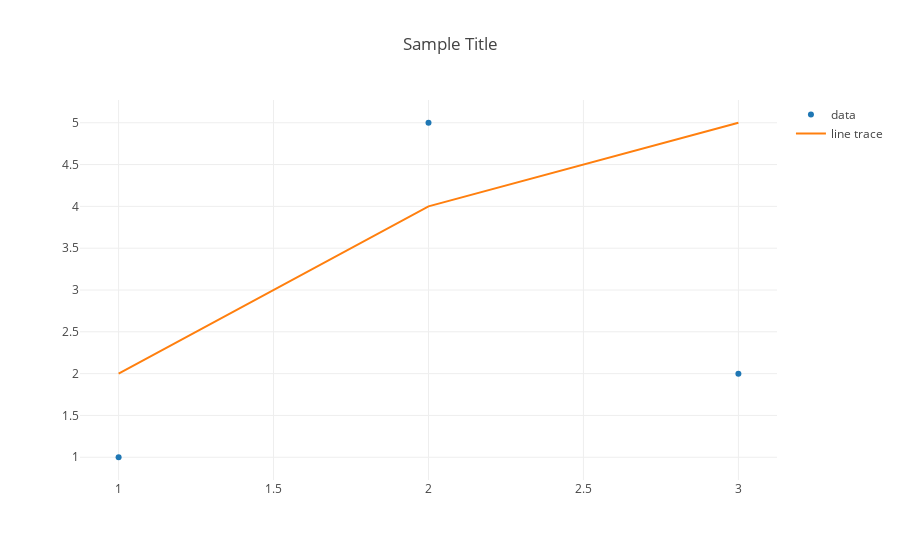

Source (notebook cell):
### Markdown cell above
> Uncomment and run the code below.

### Code cell
plot({'data': [trace0, trace2], 'layout': {'title': 'Sample Title'}})

### Figure 1 — Plotly figure (JSON) as saved in the notebook; plotly's stock layout.template omitted (floating-point values rounded to 4 significant figures)
{"data": [{"mode": "markers", "name": "data", "type": "scatter", "uid": "24a46020-dfbf-11e8-a48e-0242ac11004d", "x": [1, 3, 2], "y": [1, 2, 5]}, {"mode": "lines", "name": "line trace", "type": "scatter", "uid": "24a4641c-dfbf-11e8-a48e-0242ac11004d", "x": [1, 2, 3], "y": [2, 4, 5]}], "layout": {"title": "Sample Title"}}
